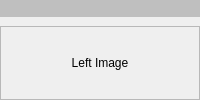
              <widget class="QFrame" name="frame_5">
               <property name="frameShape">
                <enum>QFrame::NoFrame</enum>
               </property>
               <property name="frameShadow">
                <enum>QFrame::Plain</enum>
               </property>
               <layout class="QVBoxLayout" name="verticalLayout_4">
                <property name="spacing">
                 <number>0</number>
                </property>
                <property name="leftMargin">
                 <number>0</number>
                </property>
                <property name="topMargin">
                 <number>0</number>
                </property>
                <property name="rightMargin">
                 <number>0</number>
                </property>
                <property name="bottomMargin">
                 <number>0</number>
                </property>
                <item alignment="Qt::AlignTop">
                 <widget class="QLabel" name="label_3">
                  <property name="sizePolicy">
                   <sizepolicy hsizetype="Ignored" vsizetype="Preferred">
                    <horstretch>0</horstretch>
                    <verstretch>0</verstretch>
                   </sizepolicy>
                  </property>
                  <property name="palette">
                   <palette>
                    <active>
                     <colorrole role="WindowText">
                      <brush brushstyle="SolidPattern">
                       <color alpha="255">
                        <red>0</red>
                        <green>0</green>
                        <blue>0</blue>
                       </color>
                      </brush>
                     </colorrole>
                     <colorrole role="Button">
                      <brush brushstyle="SolidPattern">
                       <color alpha="255">
                        <red>191</red>
                        <green>191</green>
                        <blue>191</blue>
                       </color>
                      </brush>
                     </colorrole>
                     <colorrole role="Light">
                      <brush brushstyle="SolidPattern">
                       <color alpha="255">
                        <red>255</red>
                        <green>255</green>
                        <blue>255</blue>
                       </color>
                      </brush>
                     </colorrole>
                     <colorrole role="Midlight">
                      <brush brushstyle="SolidPattern">
                       <color alpha="255">
                        <red>223</red>
                        <green>223</green>
                        <blue>223</blue>
                       </color>
                      </brush>
                     </colorrole>
                     <colorrole role="Dark">
                      <brush brushstyle="SolidPattern">
                       <color alpha="255">
                        <red>95</red>
                        <green>95</green>
                        <blue>95</blue>
                       </color>
                      </brush>
                     </colorrole>
                     <colorrole role="Mid">
                      <brush brushstyle="SolidPattern">
                       <color alpha="255">
                        <red>127</red>
                        <green>127</green>
                        <blue>127</blue>
                       </color>
                      </brush>
                     </colorrole>
                     <colorrole role="Text">
                      <brush brushstyle="SolidPattern">
                       <color alpha="255">
                        <red>0</red>
                        <green>0</green>
                        <blue>0</blue>
                       </color>
                      </brush>
                     </colorrole>
                     <colorrole role="BrightText">
                      <brush brushstyle="SolidPattern">
                       <color alpha="255">
                        <red>255</red>
                        <green>255</green>
                        <blue>255</blue>
                       </color>
                      </brush>
                     </colorrole>
                     <colorrole role="ButtonText">
                      <brush brushstyle="SolidPattern">
                       <color alpha="255">
                        <red>0</red>
                        <green>0</green>
                        <blue>0</blue>
                       </color>
                      </brush>
                     </colorrole>
                     <colorrole role="Base">
                      <brush brushstyle="SolidPattern">
                       <color alpha="255">
                        <red>255</red>
                        <green>255</green>
                        <blue>255</blue>
                       </color>
                      </brush>
                     </colorrole>
                     <colorrole role="Window">
                      <brush brushstyle="SolidPattern">
                       <color alpha="255">
                        <red>191</red>
                        <green>191</green>
                        <blue>191</blue>
                       </color>
                      </brush>
                     </colorrole>
                     <colorrole role="Shadow">
                      <brush brushstyle="SolidPattern">
                       <color alpha="255">
                        <red>0</red>
                        <green>0</green>
                        <blue>0</blue>
                       </color>
                      </brush>
                     </colorrole>
                     <colorrole role="AlternateBase">
                      <brush brushstyle="SolidPattern">
                       <color alpha="255">
                        <red>223</red>
                        <green>223</green>
                        <blue>223</blue>
                       </color>
                      </brush>
                     </colorrole>
                     <colorrole role="ToolTipBase">
                      <brush brushstyle="SolidPattern">
                       <color alpha="255">
                        <red>255</red>
                        <green>255</green>
                        <blue>220</blue>
                       </color>
                      </brush>
                     </colorrole>
                     <colorrole role="ToolTipText">
                      <brush brushstyle="SolidPattern">
                       <color alpha="255">
                        <red>0</red>
                        <green>0</green>
                        <blue>0</blue>
                       </color>
                      </brush>
                     </colorrole>
                    </active>
                    <inactive>
                     <colorrole role="WindowText">
                      <brush brushstyle="SolidPattern">
                       <color alpha="255">
                        <red>0</red>
                        <green>0</green>
                        <blue>0</blue>
                       </color>
                      </brush>
                     </colorrole>
                     <colorrole role="Button">
                      <brush brushstyle="SolidPattern">
                       <color alpha="255">
                        <red>191</red>
                        <green>191</green>
                        <blue>191</blue>
                       </color>
                      </brush>
                     </colorrole>
                     <colorrole role="Light">
                      <brush brushstyle="SolidPattern">
                       <color alpha="255">
                        <red>255</red>
                        <green>255</green>
                        <blue>255</blue>
                       </color>
                      </brush>
                     </colorrole>
                     <colorrole role="Midlight">
                      <brush brushstyle="SolidPattern">
                       <color alpha="255">
                        <red>223</red>
                        <green>223</green>
                        <blue>223</blue>
                       </color>
                      </brush>
                     </colorrole>
                     <colorrole role="Dark">
                      <brush brushstyle="SolidPattern">
                       <color alpha="255">
                        <red>95</red>
                        <green>95</green>
                        <blue>95</blue>
                       </color>
                      </brush>
                     </colorrole>
                     <colorrole role="Mid">
                      <brush brushstyle="SolidPattern">
                       <color alpha="255">
                        <red>127</red>
                        <green>127</green>
                        <blue>127</blue>
                       </color>
                      </brush>
                     </colorrole>
                     <colorrole role="Text">
                      <brush brushstyle="SolidPattern">
                       <color alpha="255">
                        <red>0</red>
                        <green>0</green>
                        <blue>0</blue>
                       </color>
                      </brush>
                     </colorrole>
                     <colorrole role="BrightText">
                      <brush brushstyle="SolidPattern">
                       <color alpha="255">
                        <red>255</red>
                        <green>255</green>
                        <blue>255</blue>
                       </color>
                      </brush>
                     </colorrole>
                     <colorrole role="ButtonText">
                      <brush brushstyle="SolidPattern">
                       <color alpha="255">
                        <red>0</red>
                        <green>0</green>
                        <blue>0</blue>
                       </color>
                      </brush>
                     </colorrole>
                     <colorrole role="Base">
                      <brush brushstyle="SolidPattern">
                       <color alpha="255">
                        <red>255</red>
                        <green>255</green>
                        <blue>255</blue>
                       </color>
                      </brush>
                     </colorrole>
                     <colorrole role="Window">
                      <brush brushstyle="SolidPattern">
                       <color alpha="255">
                        <red>191</red>
                        <green>191</green>
                        <blue>191</blue>
                       </color>
                      </brush>
                     </colorrole>
                     <colorrole role="Shadow">
                      <brush brushstyle="SolidPattern">
                       <color alpha="255">
                        <red>0</red>
                        <green>0</green>
                        <blue>0</blue>
                       </color>
                      </brush>
                     </colorrole>
                     <colorrole role="AlternateBase">
                      <brush brushstyle="SolidPattern">
                       <color alpha="255">
                        <red>223</red>
                        <green>223</green>
                        <blue>223</blue>
                       </color>
                      </brush>
                     </colorrole>
                     <colorrole role="ToolTipBase">
                      <brush brushstyle="SolidPattern">
                       <color alpha="255">
                        <red>255</red>
                        <green>255</green>
                        <blue>220</blue>
                       </color>
                      </brush>
                     </colorrole>
                     <colorrole role="ToolTipText">
                      <brush brushstyle="SolidPattern">
                       <color alpha="255">
                        <red>0</red>
                        <green>0</green>
                        <blue>0</blue>
                       </color>
                      </brush>
                     </colorrole>
                    </inactive>
                    <disabled>
                     <colorrole role="WindowText">
                      <brush brushstyle="SolidPattern">
                       <color alpha="255">
                        <red>95</red>
                        <green>95</green>
                        <blue>95</blue>
                       </color>
                      </brush>
                     </colorrole>
                     <colorrole role="Button">
                      <brush brushstyle="SolidPattern">
                       <color alpha="255">
                        <red>191</red>
                        <green>191</green>
                        <blue>191</blue>
                       </color>
                      </brush>
                     </colorrole>
                     <colorrole role="Light">
                      <brush brushstyle="SolidPattern">
                       <color alpha="255">
                        <red>255</red>
                        <green>255</green>
                        <blue>255</blue>
                       </color>
                      </brush>
                     </colorrole>
                     <colorrole role="Midlight">
                      <brush brushstyle="SolidPattern">
                       <color alpha="255">
                        <red>223</red>
                        <green>223</green>
                        <blue>223</blue>
                       </color>
                      </brush>
                     </colorrole>
                     <colorrole role="Dark">
                      <brush brushstyle="SolidPattern">
                       <color alpha="255">
                        <red>95</red>
                        <green>95</green>
                        <blue>95</blue>
                       </color>
                      </brush>
                     </colorrole>
                     <colorrole role="Mid">
                      <brush brushstyle="SolidPattern">
                       <color alpha="255">
                        <red>127</red>
                        <green>127</green>
                        <blue>127</blue>
                       </color>
                      </brush>
                     </colorrole>
                     <colorrole role="Text">
                      <brush brushstyle="SolidPattern">
                       <color alpha="255">
                        <red>95</red>
                        <green>95</green>
                        <blue>95</blue>
                       </color>
                      </brush>
                     </colorrole>
                     <colorrole role="BrightText">
                      <brush brushstyle="SolidPattern">
                       <color alpha="255">
                        <red>255</red>
                        <green>255</green>
                        <blue>255</blue>
                       </color>
                      </brush>
                     </colorrole>
                     <colorrole role="ButtonText">
                      <brush brushstyle="SolidPattern">
                       <color alpha="255">
                        <red>95</red>
                        <green>95</green>
                        <blue>95</blue>
                       </color>
                      </brush>
                     </colorrole>
                     <colorrole role="Base">
                      <brush brushstyle="SolidPattern">
                       <color alpha="255">
                        <red>191</red>
                        <green>191</green>
                        <blue>191</blue>
                       </color>
                      </brush>
                     </colorrole>
                     <colorrole role="Window">
                      <brush brushstyle="SolidPattern">
                       <color alpha="255">
                        <red>191</red>
                        <green>191</green>
                        <blue>191</blue>
                       </color>
                      </brush>
                     </colorrole>
                     <colorrole role="Shadow">
                      <brush brushstyle="SolidPattern">
                       <color alpha="255">
                        <red>0</red>
                        <green>0</green>
                        <blue>0</blue>
                       </color>
                      </brush>
                     </colorrole>
                     <colorrole role="AlternateBase">
                      <brush brushstyle="SolidPattern">
                       <color alpha="255">
                        <red>191</red>
                        <green>191</green>
                        <blue>191</blue>
                       </color>
                      </brush>
                     </colorrole>
                     <colorrole role="ToolTipBase">
                      <brush brushstyle="SolidPattern">
                       <color alpha="255">
                        <red>255</red>
                        <green>255</green>
                        <blue>220</blue>
                       </color>
                      </brush>
                     </colorrole>
                     <colorrole role="ToolTipText">
                      <brush brushstyle="SolidPattern">
                       <color alpha="255">
                        <red>0</red>
                        <green>0</green>
                        <blue>0</blue>
                       </color>
                      </brush>
                     </colorrole>
                    </disabled>
                   </palette>
                  </property>
                  <property name="font">
                   <font>
                    <pointsize>11</pointsize>
                    <weight>75</weight>
                    <bold>true</bold>
                   </font>
                  </property>
                  <property name="autoFillBackground">
                   <bool>true</bool>
                  </property>
                  <property name="text">
                   <string/>
                  </property>
                  <property name="textFormat">
                   <enum>Qt::PlainText</enum>
                  </property>
                  <property name="alignment">
                   <set>Qt::AlignCenter</set>
                  </property>
                 </widget>
                </item>
                <item>
                 <widget class="QFrame" name="frame_13">
                  <property name="frameShape">
                   <enum>QFrame::NoFrame</enum>
                  </property>
                  <property name="frameShadow">
                   <enum>QFrame::Plain</enum>
                  </property>
                  <layout class="QHBoxLayout" name="horizontalLayout_15">
                   <property name="spacing">
                    <number>0</number>
                   </property>
                   <property name="leftMargin">
                    <number>0</number>
                   </property>
                   <property name="topMargin">
                    <number>9</number>
                   </property>
                   <property name="rightMargin">
                    <number>0</number>
                   </property>
                   <property name="bottomMargin">
                    <number>0</number>
                   </property>
                   <item>
                    <widget class="QScrollArea" name="scrollArea">
                     <property name="widgetResizable">
                      <bool>true</bool>
                     </property>
                     <widget class="QWidget" name="scrollAreaWidgetContents">
                      <property name="geometry">
                       <rect>
                        <x>0</x>
                        <y>0</y>
                        <width>336</width>
                        <height>327</height>
                       </rect>
                      </property>
                      <layout class="QHBoxLayout" name="horizontalLayout_12">
                       <property name="spacing">
                        <number>0</number>
                       </property>
                       <property name="leftMargin">
                        <number>0</number>
                       </property>
                       <property name="topMargin">
                        <number>0</number>
                       </property>
                       <property name="rightMargin">
                        <number>0</number>
                       </property>
                       <property name="bottomMargin">
                        <number>0</number>
                       </property>
                       <item>
                        <widget class="QLabel" name="label">
                         <property name="text">
                          <string>Left Image</string>
                         </property>
                         <property name="alignment">
                          <set>Qt::AlignCenter</set>
                         </property>
                        </widget>
                       </item>
                      </layout>
                     </widget>
                    </widget>
                   </item>
                  </layout>
                 </widget>
                </item>
               </layout>
              </widget>
